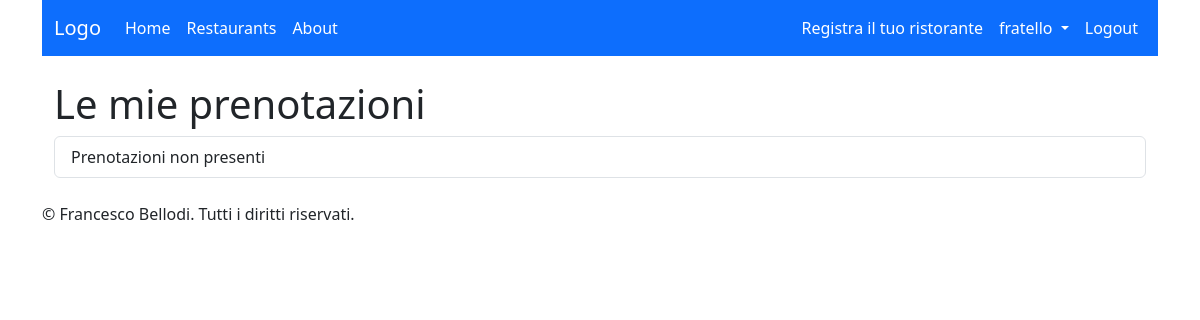
The app's page /user/reservations/ (signed in), older data.
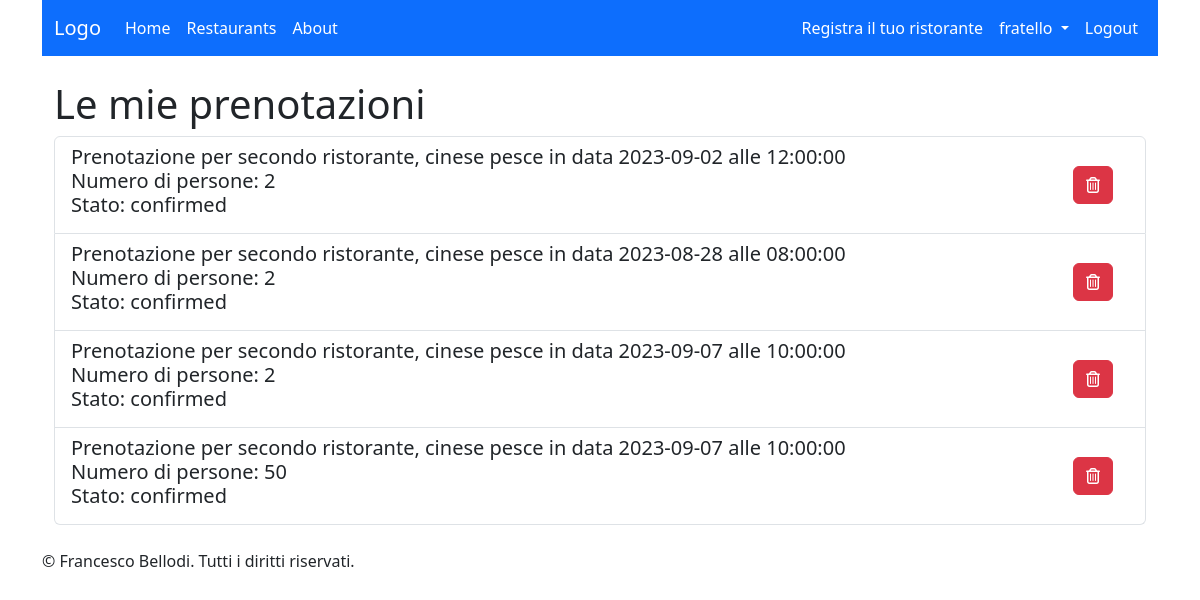
The same page, newer data.
### reservationsApp/models.py (models this page shows, shortened)
class Reservation(models.Model):
    restaurant = models.ForeignKey(Restaurant, on_delete=models.CASCADE)
    username = models.ForeignKey(settings.AUTH_USER_MODEL, on_delete=models.CASCADE)
    reservation_date = models.DateTimeField()
    entry_date = models.DateTimeField(auto_now_add=True)
    STATUS_CHOICES = [
        ('confirmed', 'Confermata'),
        ('pending', 'In attesa'),
        ('cancelled', 'Cancellata'),
    ]
    status = models.CharField(max_length=20, choices=STATUS_CHOICES)
    how_many = models.IntegerField()
    def str_for_logged_user(self):
        return linebreaksbr(
            f"Prenotazione per {self.restaurant} "
            f"in data {self.reservation_date.date()} alle {self.reservation_date.time()}"
            f"\n Numero di persone: {self.how_many}"
            f"\n Stato: {self.status}"
        )

### restaurantsApp/models.py (models this page shows, shortened)
class Restaurant(models.Model):
    restaurantID = models.IntegerField(primary_key=True)
    owner = models.ForeignKey(settings.AUTH_USER_MODEL, on_delete=models.CASCADE)
    name = models.CharField(max_length=100)
    address = models.CharField(max_length=200)
    phone_number = PhoneNumberField()
    cuisine_type = models.CharField(max_length=200)
    meal_type = models.CharField(max_length=200)
    max_booking = models.IntegerField(default=100)
    average_rating = models.FloatField(default=0, null=True)
    def __str__(self):
        return self.name

### reservationsApp/views.py (the view)
# urls.py: path('reservations/', UserReservationsView.as_view(), name='user_reservations'),
class UserReservationsView(LoginRequiredMixin, ListView):
    model = Reservation
    template_name = 'user-object-list.html'
    context_object_name = 'objects'
    def get_context_data(self, **kwargs):
        context = super().get_context_data(**kwargs)
        context["obj_delete"] = 'reservation_delete'
        context["title_page"] = 'Le mie prenotazioni'
        context["obj_name"] = 'Prenotazioni'
        return context
    def get_queryset(self):
        user = self.request.user
        return Reservation.objects.filter(username=user)

### mixins/user_mixins.py (called while the page is built)
    def test_func(self):
        return self.request.user.is_authenticated

### templates/user-object-list.html (shortened to what this page needs)
{% extends "base.html" %}
{% load django_bootstrap5 %}
{% block content %}
  <div class="container">
  <h1>{{ title_page }}</h1>
  <ul class="list-group">
  {% for obj in objects %}
    <li class="list-group-item">
    <div class="d-flex justify-content-between align-items-center">
        <div><h5>{{ obj.str_for_logged_user }}</h5></div>
        <div class="d-flex">
            <form action="{% url obj_delete obj.pk %}" method="post">
                <button type="submit" class="btn btn-danger" onclick="return confirm('Sicuro di voler eliminare?')">
                    <i class="fa-regular fa-trash-can"></i>
                </button>
            </form>
        </div>
    </div>
    </li>
  {% empty %}
    <li class="list-group-item">{{ obj_name }} non presenti</li>
  {% endfor %}
  </ul>
  </div>
{% endblock %}

Row changes from the older to the newer data that the page shows:
added Reservation: str_for_logged_user "Prenotazione per secondo ristorante, cinese pesce in data 2023-09-02 alle 12:00:00 Numero di persone: 2 Stato: confirmed"
added Reservation: str_for_logged_user "Prenotazione per secondo ristorante, cinese pesce in data 2023-08-28 alle 08:00:00 Numero di persone: 2 Stato: confirmed"
added Reservation: str_for_logged_user "Prenotazione per secondo ristorante, cinese pesce in data 2023-09-07 alle 10:00:00 Numero di persone: 2 Stato: confirmed"
added Reservation: str_for_logged_user "Prenotazione per secondo ristorante, cinese pesce in data 2023-09-07 alle 10:00:00 Numero di persone: 50 Stato: confirmed"
Text that changed along with them:
{{ obj_name }}: "Prenotazioni" → (not shown)
text no longer shown: "non presenti"
